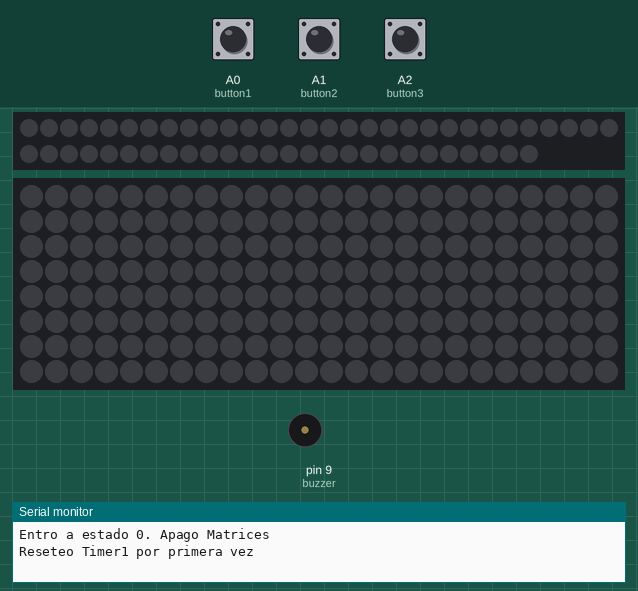
The program below on a simulated Arduino Uno, built with avr-gcc and run on an emulated ATmega328P. Parts: 56 RGB LEDs in strip order, left to right, continuing on the next row, 24×8 RGB LED matrix (first LED top left, wired row by row), buzzer (waves = sounding), the last lines printed to the serial monitor. Inputs (shaded band) come from the test bench; at power-on: A0 (button1) HIGH, A1 (button2) HIGH, A2 (button3) HIGH. Dim RGB values are drawn brighter than linear; the strip is taken to match the declared colour order.

Above: at 1.2 s.
1.3 s: A0 (button1) pulled LOW for 0.15 s
At 1.88 s:
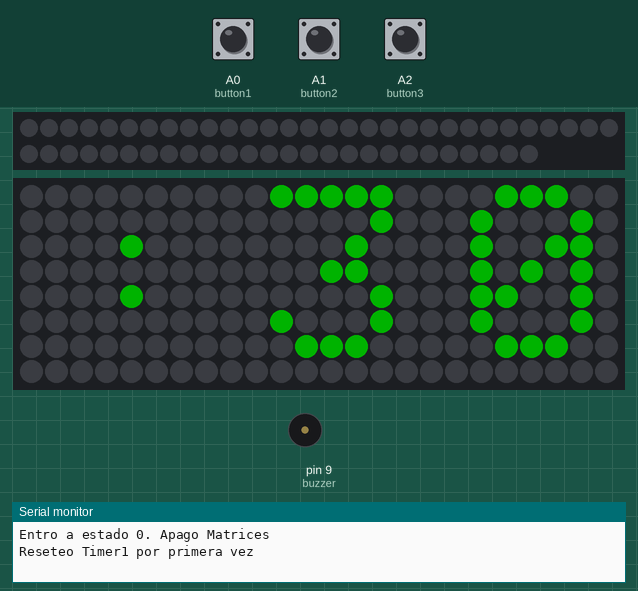
2.0 s: A0 (button1) pulled LOW for 1 s
At 5.0 s:
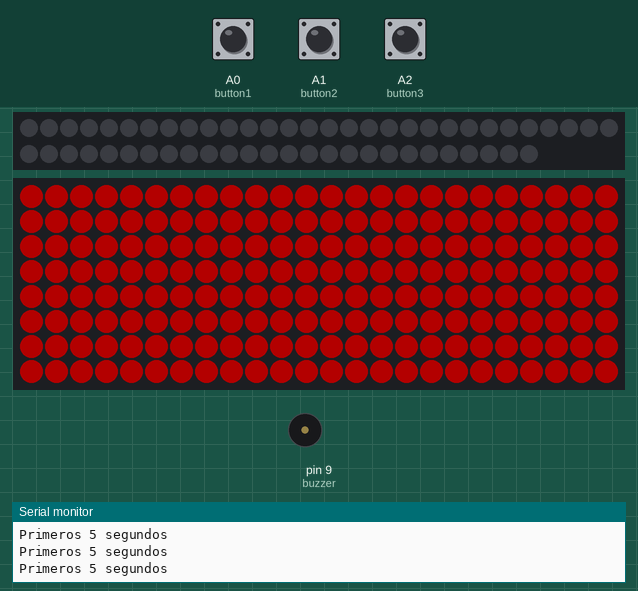
6.0 s: A1 (button2) pulled LOW for 0.15 s
At 6.61 s:
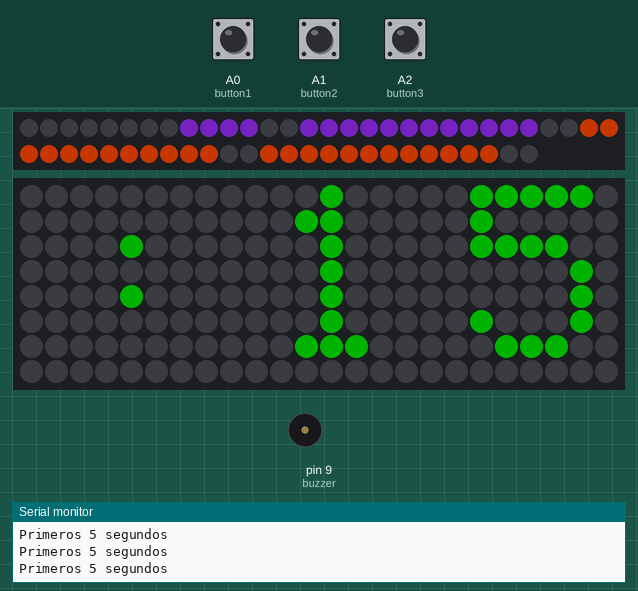
6.7 s: A1 (button2) pulled LOW for 1 s
At 9.5 s:
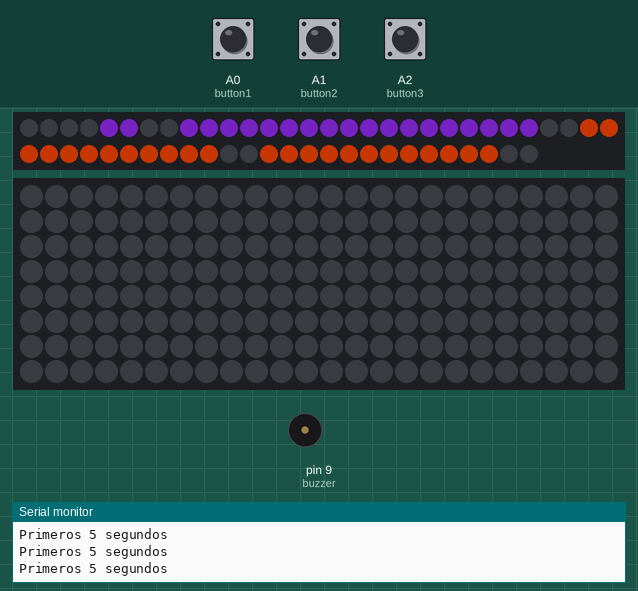
10.7 s: A2 (button3) pulled LOW for 0.15 s
12.3 s: A2 (button3) pulled LOW for 1 s
At 44.8 s:
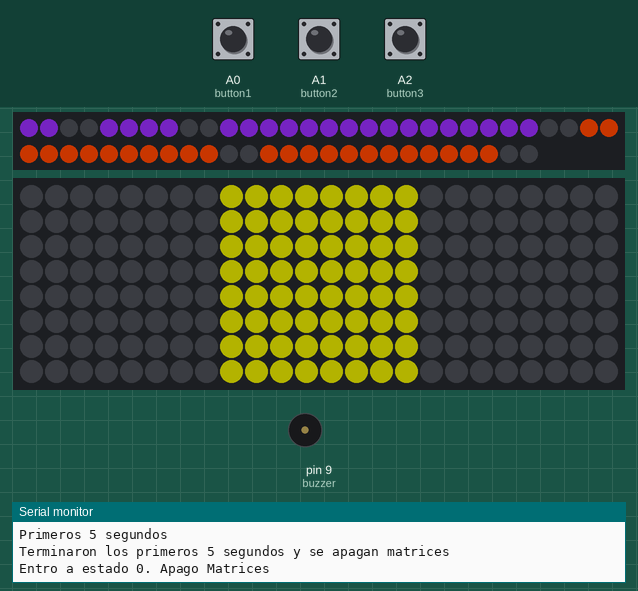
Timing chart, 0 to 45.5 s (numbered marks = the images above; inputs shaded):
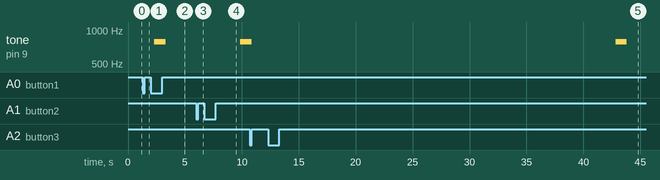

The program:

main.cpp
```cpp
#include "board.h"
#include "../lib/segments/segments.h"
#include <FastLED.h>
#include <Arduino.h>
#include <Adafruit_GFX.h>
#include <Adafruit_NeoMatrix.h>
#include <Adafruit_NeoPixel.h>

#define DEBUG 0

//LedControl display8digits = LedControl(DIN, CLK, CS, N_DISP); //Din = 12, Clck = 10, CS = 11, Number of devices = 1
//MAX7219 display8digits;
#define TRUE 1
#define FALSE 0

#define TIEMPO_COMPETENCIA_SEGS 180
#define TIEMPO_INFRACCION_SEGS 15

#define DEFAULT_BRIGHTNESS 100 // Default brightness for the display

//CONEXIONES IMPORTANTES: para el display, para Arduino Uno: VCC a +5V, GND a GND, DIN a pin 12, CS a pin 11, CLK a pin 10


const int button1   = BUTTON_1; //boton rojo arranca el cronometro de la pelea
const int button2   = BUTTON_2; //boton amarillo
const int button3   = BUTTON_3; //boton amarillo
const int buzzer    = BUZZER; //buzzer


// Display Contador de Futbol DCF
CRGB leds[NUM_LEDS];
DisplayManager displayManager(leds);

Adafruit_NeoMatrix matrix = Adafruit_NeoMatrix(24, 8, 6,
  NEO_MATRIX_TOP     + NEO_MATRIX_RIGHT +
  NEO_MATRIX_COLUMNS + NEO_MATRIX_PROGRESSIVE,
  NEO_RGB            + NEO_KHZ800);

const uint16_t colors[] = {
  matrix.Color(255, 0, 0), matrix.Color(255, 255, 0), matrix.Color(0, 255, 0) };

int button1State = 0;
int button1PrevState = 0;
int button1Pressed = 0; //boton rojo presionado
int button2State = 0;
int button2PrevState = 0;
int button2Pressed = 0; //boton amarillo presionado
int button3State = 0;
int button3PrevState = 0;
int button3Pressed = 0; //boton verde presionado
unsigned long timeNow = 0;
unsigned long timePrev = 0;
unsigned long delaytime=250;


unsigned long timer0Init = 0; //Timer de tiempo para acomodar (cuenta hasta 30 seg).
                              //minutos y segundos. Activado, pausado y reseteado con boton Rojo.
unsigned long timer1Init = 0; //Timer de tiempo de pelea (cuenta hasta 3 min).
                              //minutos y segundos. Activado, pausado y reseteado con boton rojo.
unsigned long timer2Init = 0; //Timer de tiempo de infraccion (cuenta hasta 15 seg).
                              //segundos y centesimas de segundo. Activado, pausado y reseteado con boton amarillo.
unsigned long timerPausa = 0; //Timer de tiempo de pausa (cuenta tiempo de pausa).
unsigned long timer5Init = 0; //Timer de tiempo de inicio de 5seg.


int estado1 = 0; //0: presionar boton rojo para comenzar. 1: contando. 2: pausado, presionar boton rojo para volver a estado 0.
int estado2 = 0; //0: presionar boton amarillo para comenzar a contar. 1: contando.
int estado3 = 0; //0: presionar boton verde para comenzar a contar. 1: contando.

int flagStart = 0;
int matriz1 = 0;
int matriz2 = 8;
int matriz3 = 16;
int primeros5 = 0;
int flagInEstado0 = 1;

//function prototypes
void writeTimer1(unsigned long timerInit);
void writeTimer2(unsigned long timerInit, bool on, int duracion);
//void writeTimerReset(int timer_id);
void writeTimerReset(void);
void irPrendiendoLeds(unsigned long timer1Init);
void ledsReset(void);
void readySetGo(void);
void finCompetencia(void);
char toChar(int num);
void prenderMatriz(int matriz, int r, int g, int b);
void apagarMatriz(int matriz);
//bool showDigit(int digit, int startIdx, CRGB color);


//---------------------------------------------------------------------//
//---------------------------------------------------------------------//

void setup() {
/*
  display8digits.shutdown(0, false);
  display8digits.setIntensity(0,8);
  display8digits.clearDisplay(0);

*/

  // pinMode(button1, INPUT_PULLUP); //botones: activo bajo (presionado: 0)
  // pinMode(button2, INPUT_PULLUP);
  // pinMode(button3, INPUT_PULLUP);
  // pinMode(buzzer,OUTPUT); //buzzer y leds: activo alto (se prenden/activan con un 1)
  // pinMode(led1,OUTPUT);
  // pinMode(led2,OUTPUT);
  // pinMode(led3,OUTPUT);
  // pinMode(led4,OUTPUT);
  // pinMode(led5,OUTPUT);
  // pinMode(led6,OUTPUT);
  // pinMode(led7,OUTPUT);
  // pinMode(led8,OUTPUT);
  // pinMode(led9,OUTPUT);

  Serial.begin(9600); //creo que hace falta porque se comunica por spi con el modulo de displays

  // Initialize LED strip and display system
  FastLED.addLeds<WS2812B, PIN_RGB_DATA, GRB>(leds, NUM_LEDS).setCorrection(TypicalLEDStrip);
  displayManager.initialize(DEFAULT_BRIGHTNESS);


  matrix.begin();
  matrix.setTextWrap(false);
  matrix.setBrightness(60);
  matrix.setTextColor(colors[2]);
}

int x    = matrix.width();

//---------------------------------------------------------------------//
//---------------------------------------------------------------------//

void loop() {
  timeNow = millis();
  //------------------lectura de botones cada 50ms----------------------------//
  	if (timeNow-timePrev>50) //leer botones cada 50 milisegs para evitar rebotes.
  	{
    timePrev=timeNow;
    button1PrevState = button1State;
    button2PrevState = button2State;
    button3PrevState = button3State;
    button1State = digitalRead(button1);
    button2State = digitalRead(button2);
    button3State = digitalRead(button3);

    if(button1State==LOW && button1PrevState==HIGH) //detectar flancos ascendentes: boton presionado
    {
      button1Pressed=1;
    }
    if(button2State==LOW && button2PrevState==HIGH)
    {
      button2Pressed=1;
    }
    if(button3State==LOW && button3PrevState==HIGH)
    {
      button3Pressed=1;
    }
  }


  //----------------------------estado 0--------------------------------------//
  //-------------------estado de reposo-sin comenzar--------------------------//
  if (estado1==0) //presionar boton rojo para comenzar
  {
    // Aca iria un flag para no reiniciar timers
    if(flagInEstado0){
      Serial.println("Entro a estado 0. Apago Matrices");
      apagarMatriz(matriz1);
      apagarMatriz(matriz2);
      apagarMatriz(matriz3);
      if(!flagStart) {
        Serial.println("Reseteo Timer1 por primera vez");
        writeTimerReset(); //resetea el flag para que no se vuelva a ejecutar la secuencia de semaforo
      }
      flagInEstado0 = 0;
    }

    estado2 = 0; //timer 2 en estado 'presionar boton amarillo para comenzar' (solo puede comenazar cuando estado1=1, 'contando').
    button2Pressed = 0;

    if (button1Pressed) //boton rojo presionado
	//----------------------------comenzar--------------------------------------//
    {
      estado1 = 3;
      button1Pressed = 0;
      timer0Init = millis();
      flagInEstado0 = 1;
    }
	//Elegir Apoyaron-Iniciar
	//se ejecuta una
//----------|----------|


  }

//----------------------------estado 1--------------------------------------//
//----------------------------En pelea--------------------------------------//
  else if (estado1==1) //timer 1: contando
  {
    if(primeros5){
      Serial.println("Primeros 5 segundos");
      if((millis()-timer5Init)/1000 >= 5){
        Serial.println("Terminaron los primeros 5 segundos y se apagan matrices");
        primeros5 = 0;
        tone(buzzer, 785, 1000);
        apagarMatriz(matriz1);
        apagarMatriz(matriz2);
        apagarMatriz(matriz3);
      }
    }
    else{
      //si se pone aca apagar matriz, se ejecuta siempre que hayan pasado los 5 segundos
    }

    writeTimer1(timer1Init); //imprime tiempo de pelea

  //irPrendiendoLeds(timer1Init); //prende leds a medida que pasa el tiempo de pelea.
	//semaforo

	//Pelea - robots enganchados -
    //Logica del boton 2 y timer 2
    if (estado2 == 0){ //presionar boton amarillo para comenzar
	  //No enganchados
      if (button2Pressed) //boton amarillo presionado
      {
        button2Pressed = 0;
        estado2 = 1; //pasa a 'contando enganchados'
        timer2Init = millis();
      }
    }
    else if (estado2 == 1) //timer 2: contando enganchados
    {
	  //enganchados
      writeTimer2(timer2Init, 1, 15);
      if (button2Pressed) //boton amarillo presionado
      {
		  //Desenganchas - sigue normal
        apagarMatriz(matriz1);
        apagarMatriz(matriz2);
        apagarMatriz(matriz3);

        button2Pressed = 0;
        estado2 = 0; //vuelve a 'presionar para comenzar'
      }
      else if ((millis()-timer2Init)/1000 >= TIEMPO_INFRACCION_SEGS) //pasaron mas de 15 seg
      {
		  //Infraccion 15 segundos
        writeTimer2(timer2Init, 1, 15); //para que imprima el 15, y no un posible 14.99
        estado1 = 2; //pasa a 'pausado'
        timerPausa = millis();
		//Reanudar
		//con apoyaron o iniciar
    //Cuando se reanuda debe hacer la secuencia de semaforo nuevamente mas los
    //5 segundos con las luces verdes encendidas
      }
    }

    //Logica del boton 3 y pausado en medio del combate
    if(button3Pressed){
      button3Pressed = 0;
      estado1 = 2; //pasa a 'pausado'
      timerPausa = millis();
    }

    //Uno gano el combate
    if (button1Pressed) //boton rojo presionado
    {
      button1Pressed = 0;
      estado1 = 2; //pasa a 'pausado'
      finCompetencia(); //beep y prende luces por 4 seg.
    }
    else if ((millis()-timer1Init)/1000 >= TIEMPO_COMPETENCIA_SEGS) //pasaron mas de 3 min
    {
		//Mas de 3min
      writeTimer1(timer1Init);
      estado1 = 2; //pasa a 'pausado'
      finCompetencia(); //beep y prende luces por 4 seg.
    }
  }

  //----------------------------estado 2--------------------------------------//
  else if (estado1 == 2) //timer 1: pausado
  {
    if (button3Pressed) //boton verde presionado
    {
      button3Pressed = 0;
      button1Pressed = 1;
      estado1 = 0; //pasa a 'presionar para comenzar'
    }
  }

  //------------------------estado 3--------------------------------------//
  else if (estado1==3){

    if((millis()-timer0Init)/1000 >= 30 || button1Pressed){
      readySetGo(); //hace 3 beeps cortos y 1 largo, y prende los leds de a 3.
      estado1 = 1; //pasa a 'contando'
      primeros5 = 1;
      button1Pressed = 0;
      if (!flagStart) {
        writeTimerReset(); //imprime ceros en el primer timer del DCF.
        flagStart = 1;
        timer1Init = millis(); //inicializa el timer1Init
      }
      else{
        timer1Init = timer1Init + (millis() - timerPausa); //agrega el tiempo de pausa al timer1Init
      }
      timer5Init = millis(); //inicializa el timer5Init

    }
    else{
      writeTimer2(timer0Init, 1, 30);
    }
  }
}
//---------------------------------------------------------------------//
//---------------------------------------------------------------------//
//function definitions

void writeTimer1(unsigned long timerInit)
{ //Esrcibe mins (digito 7 del display: leftmost) y segs (digitos 6 y 5) del tiempo de pelea

  unsigned long timer1Seg = (millis()-timerInit)/1000;
  unsigned long timer1Centiseg = (millis()-timerInit)/10;

  int mins = timer1Seg/60;
  int segs = timer1Seg - 60*mins;
  int centisegs = timer1Centiseg - 100*(timer1Centiseg/100);

  static int segsPrev = 0;
  static int minsPrev = 0;

  if(centisegs > 95)
  {
    noTone(buzzer);
  }

  #if DEBUG
    Serial.print("Timer 1: ");
    Serial.print(mins);
    Serial.print(":");
    if(segs < 10) Serial.print("0");
    Serial.println(segs);
  #endif

  if(mins != minsPrev || segs != segsPrev){
    minsPrev = mins;
    segsPrev = segs;
    displayManager.updateDisplays(mins, segs);
  }

  //display8digits.setDigit(0, 7, (byte)(mins), TRUE); //imprime por ej: 2.47 (2mins, 47seg)
  //display8digits.setDigit(0, 6, (byte)(segs/10), FALSE);
  //display8digits.setDigit(0, 5, (byte)(segs - (segs/10)*10), FALSE);
  //display8digits.setDigit(0, 4, (byte)(centisegs/10), FALSE);


  //display8digits.DisplayChar(7, toChar(mins), TRUE); //imprime por ej: 2.47 (2mins, 47seg)
  //display8digits.DisplayChar(6, toChar(segs/10), FALSE);
  //display8digits.DisplayChar(5, toChar(segs - (segs/10)*10), FALSE);
}

//---------------------------------------------------------------------//

void writeTimer2(unsigned long timerInit, bool on, int duracion)
{ //Esrcibe segs (digitos 3 y 2 del display) y centisegs (digitos 1 y 0) del tiempo de infraccion
  unsigned long timer2Centiseg = (millis()-timerInit)/10;
  int segs = timer2Centiseg/100;
  if(on){
    segs = duracion - segs;
  }

  //int centisegs = timer2Centiseg - 100*segs;

  int primerDigito = segs/10;
  int segundoDigito = segs - (segs/10)*10;
  static int primerDigitoPrev = 0;
  static int segundoDigitoPrev = 0;

  if(primerDigito != primerDigitoPrev || segundoDigito != segundoDigitoPrev){
    apagarMatriz(matriz1);
    apagarMatriz(matriz2);
    apagarMatriz(matriz3);
    primerDigitoPrev = primerDigito;
    segundoDigitoPrev = segundoDigito;

    matrix.setCursor(2, 0);
    matrix.print(':');

    matrix.setCursor(10, 0);
    matrix.print(primerDigito);

    matrix.setCursor(18, 0);
    matrix.print(segundoDigito);

    matrix.show();
  }


  #if DEBUG
    Serial.print("Timer 2: ");
    Serial.print(":");
    Serial.print(primerDigito);
    Serial.print(segundoDigito);
    if(estado1 != 1){
      Serial.print('\n');
    }
  #endif
  // display8digits.setDigit(0, 3, (byte)(segs/10), FALSE);
  // display8digits.setDigit(0, 2, (byte)(segs - (segs/10)*10), TRUE);
  // display8digits.setDigit(0, 1, (byte)(centisegs/10), FALSE);
  // display8digits.setDigit(0, 0, (byte)(centisegs - (centisegs/10)*10), FALSE);


  //display8digits.DisplayChar(3, toChar(segs/10), FALSE); //imprime por ej: 04.59 (4segs, 59centisegs)
  //display8digits.DisplayChar(2, toChar(segs - (segs/10)*10), TRUE);
  //display8digits.DisplayChar(1, toChar(centisegs/10), FALSE);
  //display8digits.DisplayChar(0, toChar(centisegs - (centisegs/10)*10), FALSE);
}

//---------------------------------------------------------------------//

// void writeTimerReset(int timer_id)
// { //escribe ceros en los digitos 7-6-5 (timer_id=1) o 3-2-1-0 (timer_id=2) del display
//   int decimalPoint;
//   int i_init;
//   int i_end;
//   if (timer_id==1) //primer timer
//   {
//     i_init=4; //imprime ceros en displays 7-6-5
//     i_end=7;
//   }
//   else if (timer_id==2) //segundo timer
//   {
//     i_init=0; //imprime ceros en displays 3-2-1-0
//     i_end=3;
//   }

//   for (int i=i_init; i<=i_end; i++){
//     if(i==7 || i==2){
//       decimalPoint=TRUE;
//     }
//     else{
//       decimalPoint=FALSE;
//     }

//     display8digits.setDigit(0, i, (byte)0, decimalPoint);
//     //display8digits.DisplayChar(i,'0',decimalPoint);
//   }
// }

void writeTimerReset(void){  // Escribir ceros en el display contador football
  //displayManager.updateDisplays(0, 0); // Resetea ambos displays a 00
  #if DEBUG
    Serial.println("Timer 1 Reset");
  #endif
}

//---------------------------------------------------------------------//
/*Apoyaron
30segundos
+
Iniciar
*/
//Iniciar
void readySetGo(void)
{
  #if DEBUG
    Serial.println("Arranque");
  #endif
	//Secuencia de Iniciar
    apagarMatriz(matriz1);
    apagarMatriz(matriz2);
    apagarMatriz(matriz3);
    tone(buzzer, 785, 1000);
	  prenderMatriz(matriz1, 0, 255, 0);
    delay(1000);
    apagarMatriz(matriz1);
	  prenderMatriz(matriz2, 255, 255, 0);
    delay(1000);
    apagarMatriz(matriz2);
	  prenderMatriz(matriz1, 255, 0, 0);
    prenderMatriz(matriz2, 255, 0, 0);
    prenderMatriz(matriz3, 255, 0, 0);

  #if DEBUG
    Serial.println("Fin de Arranque");
  #endif


/*
	  tone(buzzer,785); //primer beep, se prenden 3 leds
      digitalWrite(led1, HIGH);
      digitalWrite(led2, HIGH);
      digitalWrite(led3, HIGH);
      delay (500);
      noTone(buzzer);
      delay(500);

      tone(buzzer,785); //segundo beep, se prenden otros 3 leds
      digitalWrite(led4, HIGH);
      digitalWrite(led5, HIGH);
      digitalWrite(led6, HIGH);
      delay (500);
      noTone(buzzer);
      delay(500);

      tone(buzzer,785); //tercer beep, se prenden ultimos 3 leds
      digitalWrite(led7, HIGH);
      digitalWrite(led8, HIGH);
      digitalWrite(led9, HIGH);
      delay (500);
      noTone(buzzer);
      delay(1000);

      ledsReset();
      tone(buzzer,1570); //cuarto beep, mas largo, se apagan todos los leds
	  */

}

//---------------------------------------------------------------------//

void finCompetencia(void)
{
  #if DEBUG
    Serial.println("Fin de la batalla");
  #endif
tone(buzzer, 1570, 1000);
delay(3000);
apagarMatriz(matriz1);
apagarMatriz(matriz2);
apagarMatriz(matriz3);


flagStart = 0;


  /*

  tone(buzzer,1570);
  digitalWrite(led1, HIGH);
  digitalWrite(led2, HIGH);
  digitalWrite(led3, HIGH);
  digitalWrite(led4, HIGH);
  digitalWrite(led5, HIGH);
  digitalWrite(led6, HIGH);
  digitalWrite(led7, HIGH);
  digitalWrite(led8, HIGH);
  digitalWrite(led9, HIGH);
  delay (1000);
  noTone(buzzer);
  delay(3000);
  ledsReset();

*/
}

char toChar(int num)
{
  return num+'0';
}

void prenderMatriz(int matriz, int r, int g, int b){
  matrix.fillRect(matriz, 0, 8, 8, matrix.Color(r, g, b));
  matrix.show();
}


void apagarMatriz(int matriz){
  matrix.fillRect(matriz, 0, 8, 8, matrix.Color(0, 0, 0));
  matrix.show();
}

//---------------------------------------------------------------------//


//---------------------------------------------------------------------//

void ledsReset(void)
{

//Secuencia de apagado de matrices, codigo rgb(0,0,0)
//Apagar matrices
//apagarMatrizroja();
//apagarMatrizAmarilla();
//apagarMatrizVerde();

  /*
  digitalWrite(led1, LOW);
  digitalWrite(led2, LOW);
  digitalWrite(led3, LOW);
  digitalWrite(led4, LOW);
  digitalWrite(led5, LOW);
  digitalWrite(led6, LOW);
  digitalWrite(led7, LOW);
  digitalWrite(led8, LOW);
  digitalWrite(led9, LOW);
  */
}
```

Source omitted: board.h (2495 bytes)

Measured:
- after the input at 1.3 s, the LEDs: change after 0.34 s (image 1)
- after the input at 2.0 s, tone on pin 9 (buzzer): silent → 785 Hz after 0.31 s, → silent 1.0 s later
- after the input at 6.0 s, the LEDs: first change after 0.15 s (image 3 shows a later state)
- after the input at 12.3 s, tone on pin 9 (buzzer): silent → 785 Hz after 30.5 s, → silent 1.0 s later; the LEDs: first change after 0.57 s (image 5 shows a later state)
- what the display in image 2 shows lasts 1.0 s, from 4.8 s to 5.8 s
